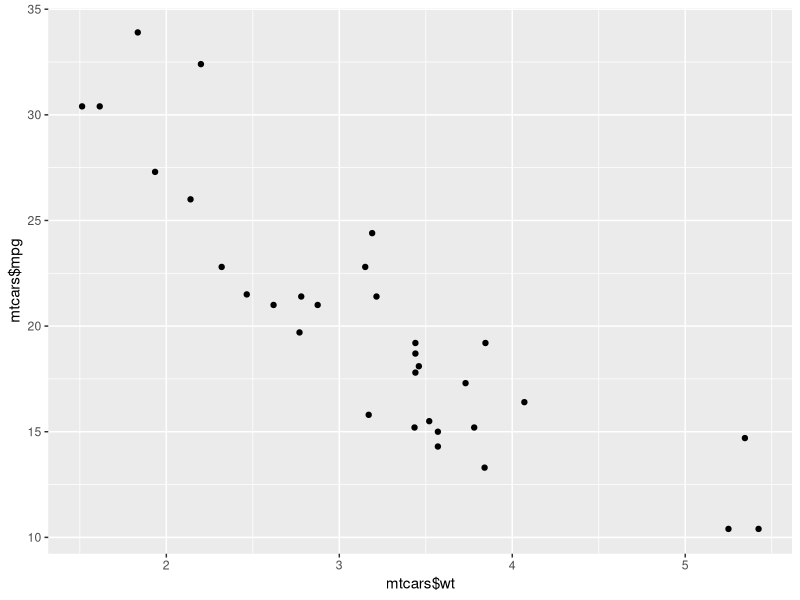
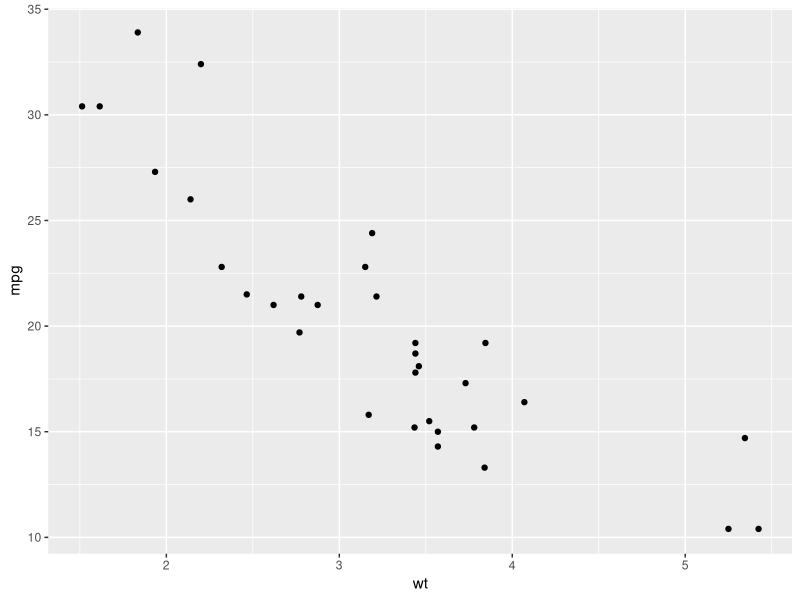
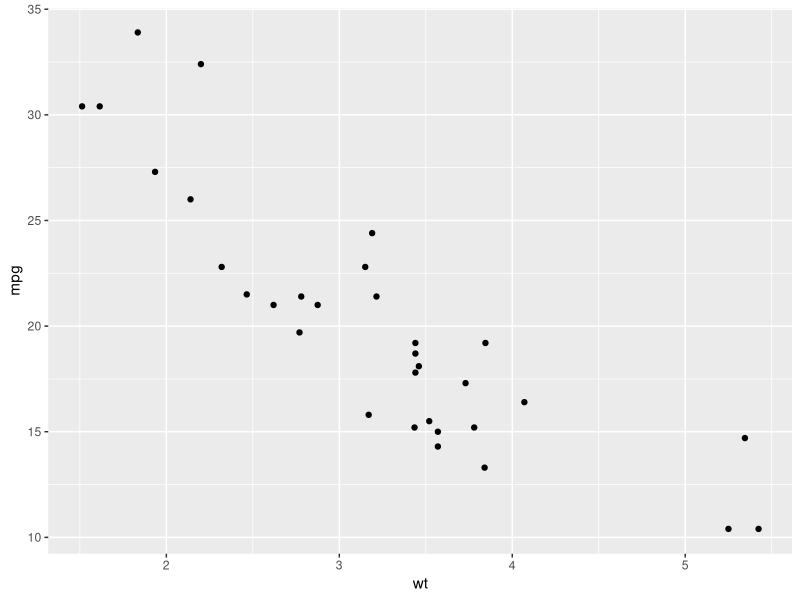
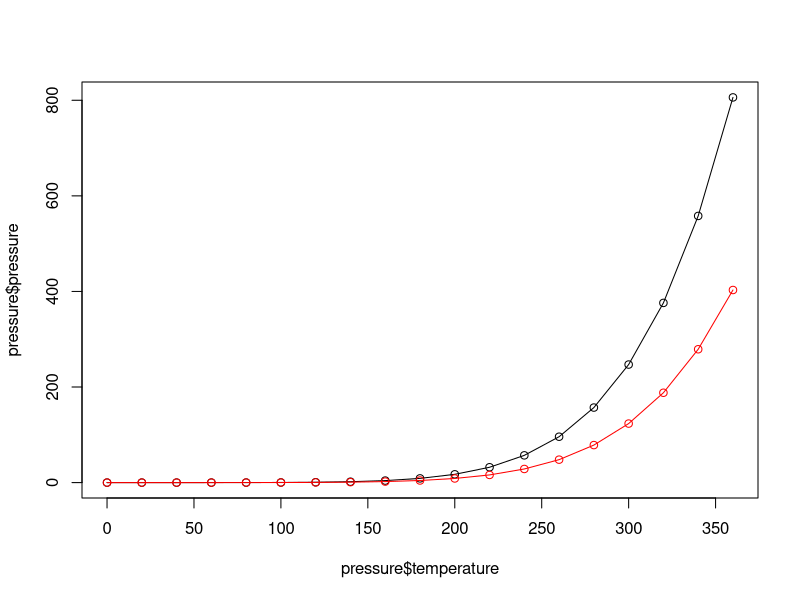
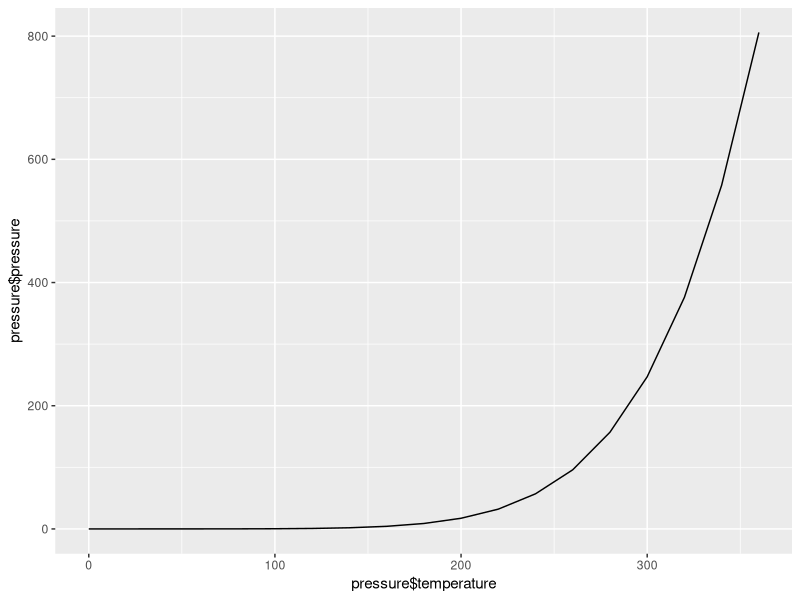
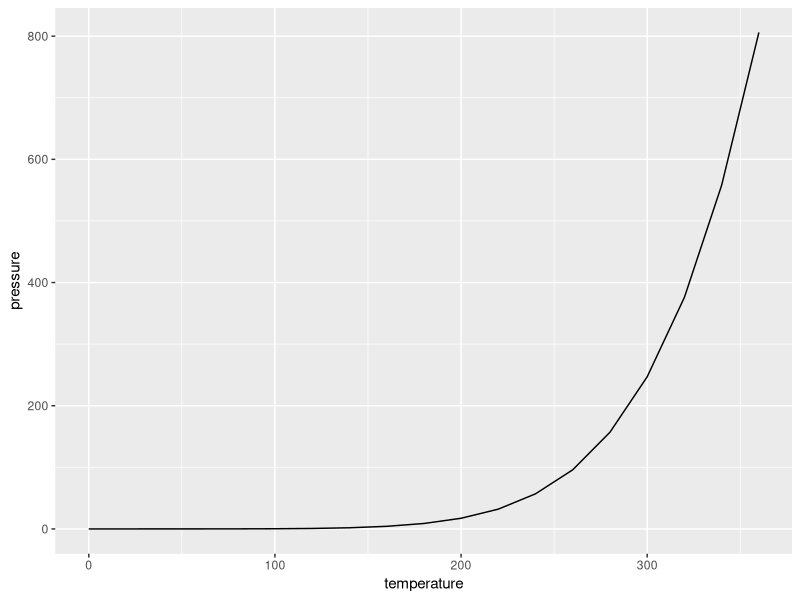
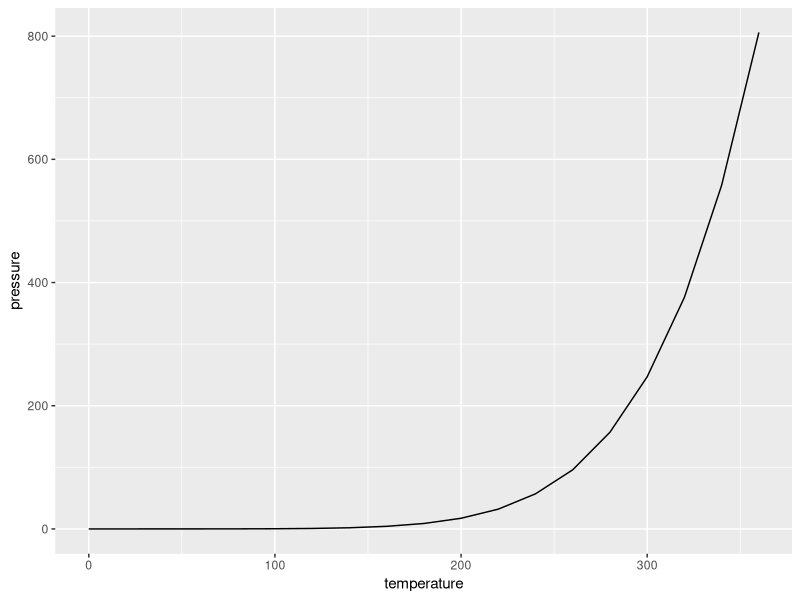
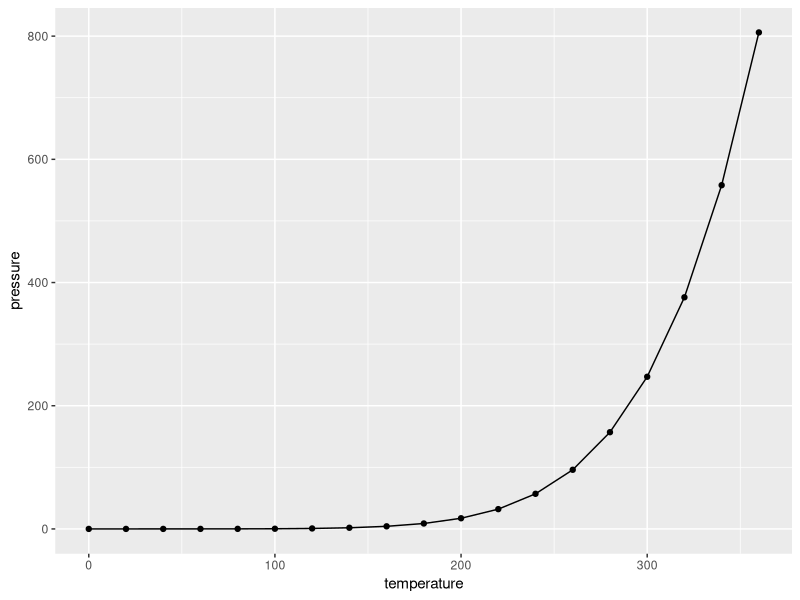

Generate these figures, in order, with R:
library(ggplot2)
?mtcars
qplot(mtcars$wt,mtcars$mpg)
qplot(wt,mpg,data = mtcars)
ggplot(mtcars, aes(x=wt, y=mpg)) + geom_point()

?pressure
plot(pressure$temperature, pressure$pressure, type="l")
points(pressure$temperature, pressure$pressure)

lines(pressure$temperature, pressure$pressure/2, col="red")
points(pressure$temperature, pressure$pressure/2, col="red")

qplot(pressure$temperature, pressure$pressure, geom = "line")
qplot(temperature, pressure, data = pressure, geom = "line" )

ggplot(pressure, aes(x=temperature, y=pressure)) + geom_line()

qplot(temperature, pressure, data=pressure, geom=c("line", "point"))
ggplot(pressure, aes(x=temperature, y=pressure)) + geom_line() + geom_point()
